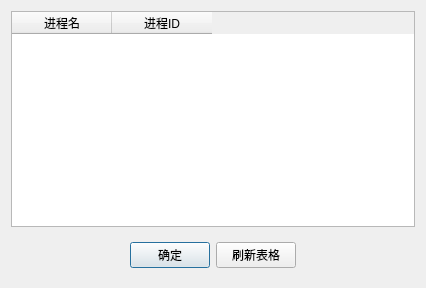
<?xml version="1.0" encoding="UTF-8"?>
<ui version="4.0">
 <class>ProcessDialog</class>
 <widget class="QDialog" name="ProcessDialog">
  <property name="geometry">
   <rect>
    <x>0</x>
    <y>0</y>
    <width>426</width>
    <height>288</height>
   </rect>
  </property>
  <property name="windowTitle">
   <string>请选择要注入的进程</string>
  </property>
  <layout class="QVBoxLayout" name="verticalLayout">
   <item>
    <widget class="QTableWidget" name="processTab">
     <column>
      <property name="text">
       <string>进程名</string>
      </property>
     </column>
     <column>
      <property name="text">
       <string>进程ID</string>
      </property>
     </column>
    </widget>
   </item>
   <item>
    <widget class="QWidget" name="widget" native="true">
     <layout class="QHBoxLayout" name="horizontalLayout">
      <item>
       <spacer name="horizontalSpacer">
        <property name="orientation">
         <enum>Qt::Horizontal</enum>
        </property>
        <property name="sizeHint" stdset="0">
         <size>
          <width>108</width>
          <height>20</height>
         </size>
        </property>
       </spacer>
      </item>
      <item>
       <widget class="QPushButton" name="pushButton">
        <property name="text">
         <string>确定</string>
        </property>
       </widget>
      </item>
      <item>
       <widget class="QPushButton" name="pushButton_2">
        <property name="text">
         <string>刷新表格</string>
        </property>
       </widget>
      </item>
      <item>
       <spacer name="horizontalSpacer_2">
        <property name="orientation">
         <enum>Qt::Horizontal</enum>
        </property>
        <property name="sizeHint" stdset="0">
         <size>
          <width>108</width>
          <height>20</height>
         </size>
        </property>
       </spacer>
      </item>
     </layout>
    </widget>
   </item>
  </layout>
 </widget>
 <resources/>
 <connections/>
</ui>
